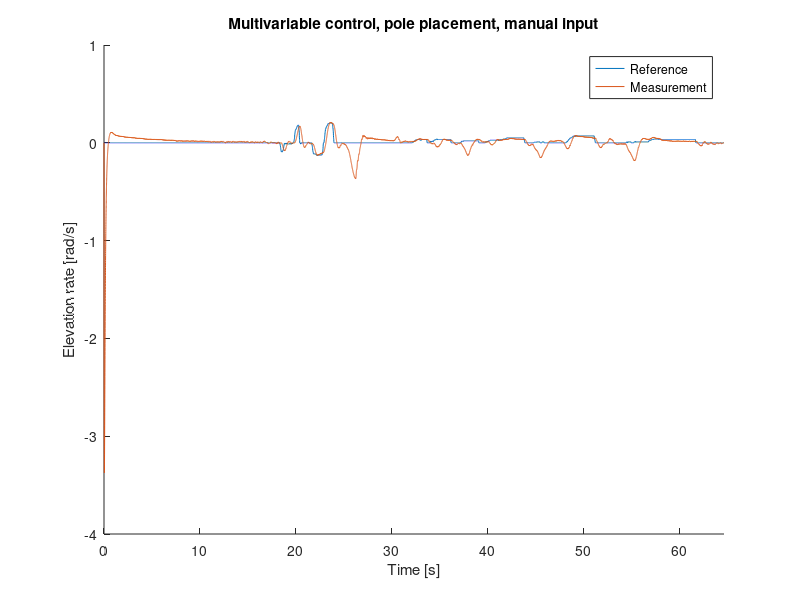

Write the MATLAB code that produced this figure. (Note: this script raises an error after producing the figure.)
%% Just press f5 to run everything, and read the section that has something you need

% Press (ctrl+enter) to run the section your cursor is currently in ( Marked in yellow)
clear all
close all

%% Init one file
input = load('p2t2_pole-place-K_poles-2-2i-sqrt(8)_e_dot-c-and-e_dot.mat');
plot_title = 'Multivariable control, pole placement, manual input';
file_name = 'p2t2_pole-placement-manual-input_elevation-rate';
xaxis = 'Time [s]';
yaxis = 'Elevation rate [rad/s]';

time = input.ans(1,:);
setpoint = input.ans(2,:);
values = input.ans(3,:);

time_start = 0;
time_end = time(end);


% figure; % Calling figure => Plot/write in a new window
hold on
title(plot_title);

plot(time, setpoint);
plot(time, values);
xlim([time_start time_end]);


% Set desctiptions on the axis
xlabel(xaxis);
ylabel(yaxis);

lgd = legend('Reference', 'Measurement');
lgd.Location = 'southeast';

%% Init multiple files
figure
input1 = load('p2t4_LQR-computed-input-F-optimal_e-dot-c-and-e-dot.mat');
input2 = load('p2t4_LQR-computed-input-F-0-1-0-1_e-dot-c-and-e-dot.mat');
%input3 = load('p2t2_pole-place-controlled-input-K_poles-2,5-2,5i-sqrt(2,5^2+2,5^2)_e_dot-c-and-e_dot.mat');
%input4 = load('p1t3_pole-placement-a=-1-b=2-with-elev_pitch-measurement_v1.mat');
plot_title = 'Multivariable control, different choice of feed foreward matrix F';
file_name = 'p2t4_LQR-comparing-F_elevation-rate';
xaxis = 'Time [s]';
yaxis = 'Elevation rate [rad/s]';

time1 = input1.ans(1,:);
reference1 = input1.ans(2,:);
values1 = input1.ans(3,:);

time2 = input2.ans(1,:);
%reference2 = input2.ans(2,:);
values2 = input2.ans(3,:);

%time3 = input3.ans(1,:);
%reference3 = input3.ans(2,:);
%values3 = input3.ans(3,:);

%time4 = input4.ans(1,:);
%reference4 = input4.ans(2,:);
%values3 = input3.ans(2,:);

time_start = 0;
time_end = time1(end);


% figure; % Calling figure => Plot/write in a new window
hold on
title(plot_title);

plot(time1, reference1);
plot(time1, values1);
%plot(time2, reference2);
plot(time2, values2);
%plot(time3, reference3);
%plot(time3, values3);
%plot(time4, reference4);
% plot(time4, values4);
xlim([time_start time_end]);


% Set desctiptions on the axis
xlabel(xaxis);
ylabel(yaxis);


%% Plot only part of plot
time_start = 8; 
time_end = 20;  
xlim([time_start time_end]);


%% Legend
% Legend must come after you call plot()
% GIves a name to the plotted lines
%   
lgd = legend('Reference', 'Measurement, optimal F', 'Measurement, F = identity matrix'); 
lgd.Location = 'southeast';
%legend('Measured value, Q = 20'); 
hold off

%% Save plot
% TO save the current plot use:
    % print( filename, '-d'+ filename )
    % Use epsc instad of eps to get colours
print(file_name, '-djpeg');
print(file_name, '-depsc');


%% Plotting values against each other

figure
hold on 
title('Ploting values against each other');
%Methon 1:
    %Give the inputs in pairs
    % X1 and X2 can have different lengths as long as the length is the
    % same for between X1 and Y1 (and so on)
plot(X1, Y1, X2, Y2);
legend(['It is fine to have more plots that legends']);
% Or more legends than plots (But it causes a warning)
hold off




% %Method 2:
%     % Give the X-values first and then a list of all Y-values 
%     %(Separate with ; )
        % plot( X1, [Y1; sin(X1) ] ); 





%% SUBPLOTS

figure;
hold on
title('Subplots');


% Subplot(n, m, i)
    %   Divides the window into a grid of n * m plots
    %   i is the position of the plot (left to right, top to bottom)  

    
subplot(2, 1, 1);
plot(X1, Y1);

% They work just like normal between hold on and hold off
subplot(2,1, 2); 
hold on
plot(X2, Y2, X2, -Y2);
legend('Subplot 2');
xlabel('X'); 
ylabel('Y'); 

legend(['Multiple subplots', 'Title is not working']);
hold off
hold off



%% Colours and styles
figure
hold on 
title('Colours and styles');
plot(X1, Y1, 'r', X2, Y2, 'b--', X1, Y1.*(-1) , 'pk');
% Add a string after X and Y to change colour and style
% The first letter is colour
    % The colours are:
        % blue      b
        % black     k	
        % red       r	
        % green     g	
        % yellow	y	
        % cyan      c	
        % magenta	m	
        % white     w
    
% The next letters are for style:
    % Line-types
        % '-'       Whole line(Default)
        % '--'      Dasked line
        % ':'       Dotted line
        % '-.'      Dasshed and dotted line
    % Marking data-points (Just some of them)
        % 'o'   circle
        % 'x'   cross
        % '*'   asterisk
        % 'p'   star (pentagram)

 
    
 

legend(['Add a string after X1 and Y1 to give colour or style', 'string = b--','Read comments for more']);


hold off;


%% Automatically Save Plot
figure;

    

hold on 
title('Automatically Save Plot');

plot(X1, Y1); 
legend('A curve...');
xlabel('X');
ylabel('Y');
hold off 

% TO save the current plot use:
    % print( filename, '-d'+ filename )
    % Use epsc instad of eps to get colours
print('Plot_filename', '-depsc');
print('Plot_filename', '-djpeg')

% string(10) makes the number 10 into '10' (Might be usefull for making filenames)
disp('Saved Plot as .jpeg and .eps '); 


%% Change Window-size
% The parameters can be given when:
    % making the figure(), or with the
    % set()-function

f = figure('color' , 'cyan'); 

% The variable gcf returns the current figure
set(gcf, 'color', 'green'); 



% Units sets how position is calculated
    % 'pixels'      :   (Default) 
    % 'normalized'  :   Positions on the window is represented with a
                        % number from 0 to 1            
    %'centimeters'  :   
    %'characters'   :   Character-width= width of character 'x' in the
                        % default size

                        
Units = 'normalized';  % Normalized is probably easiest to use  
set(gcf, 'Units', Units); 
    
% Position 0, 0 is in the bottom left corner
% Position = [    Position of left border ,
%                 Position of bottom border, 
%                 width, 
%                 height   ]; 
Position = [0,0, 1, 1]; %  ==>  Full screen if 'units' = 'normalized'
set(gcf, 'Position', Position);



hold on 
title('Change Window-size');  

plot(X1, Y1); 
legend('bg- colour set to green'); 

hold off



%% Misc. 
% Just so the windows are propperly placed, without cluttering the code

%Get handle of all open windows
figHandles = get(groot, 'Children');


winSize = 0.5
for i = size(figHandles, 1):-1:2
    x0 = 0.5-winSize/2;
    y0 = 0.5-winSize/2;
    Position = [x0,y0 winSize, winSize]
    
    set(figHandles(i), 'units', 'normalized');
    set(figHandles(i), 'Position', Position);
end;
   
uistack(figHandles(1), 'bottom'); % Put fullscreen-window behind all others 